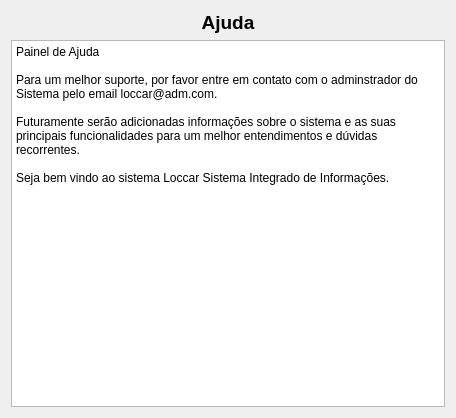
<?xml version="1.0" encoding="UTF-8"?>
<ui version="4.0">
 <class>Form</class>
 <widget class="QWidget" name="Form">
  <property name="geometry">
   <rect>
    <x>0</x>
    <y>0</y>
    <width>456</width>
    <height>418</height>
   </rect>
  </property>
  <property name="windowTitle">
   <string>Ajuda</string>
  </property>
  <layout class="QVBoxLayout" name="verticalLayout">
   <item>
    <layout class="QGridLayout" name="gridLayout">
     <item row="0" column="0">
      <widget class="QLabel" name="label">
       <property name="text">
        <string>&lt;html&gt;&lt;head/&gt;&lt;body&gt;&lt;p align=&quot;center&quot;&gt;&lt;span style=&quot; font-size:14pt; font-weight:600;&quot;&gt;Ajuda&lt;/span&gt;&lt;/p&gt;&lt;/body&gt;&lt;/html&gt;</string>
       </property>
      </widget>
     </item>
     <item row="1" column="0">
      <widget class="QPlainTextEdit" name="plainTextEdit">
       <property name="readOnly">
        <bool>true</bool>
       </property>
       <property name="plainText">
        <string>Painel de Ajuda

Para um melhor suporte, por favor entre em contato com o adminstrador do Sistema pelo email loccar@adm.com.

Futuramente serão adicionadas informações sobre o sistema e as suas principais funcionalidades para um melhor entendimentos e dúvidas recorrentes.

Seja bem vindo ao sistema Loccar Sistema Integrado de Informações.</string>
       </property>
      </widget>
     </item>
    </layout>
   </item>
  </layout>
 </widget>
 <resources/>
 <connections/>
</ui>
